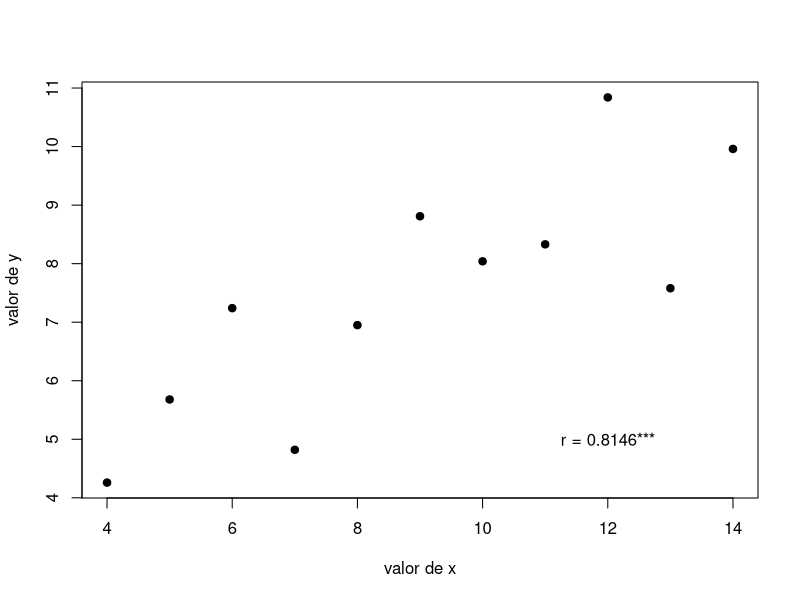

This figure's R source:
# Conjunto de datos para correlacion 
# Leobardo Estrella 
# 26/09/2023

# Crear la base de datos 

x <- c( 10, 8, 13, 9, 11, 14, 6, 4, 12, 7, 5)
y <- c( 8.04, 6.95, 7.58, 8.81, 8.33, 9.96, 7.24, 4.26, 10.84, 4.82, 5.68)

# Crear un data.frame con las variables x and y 

d1 <- data.frame(x,y) ## crear uuna tabla con los datops de x and y 

# Estadisticas descriptivas 

mean(d1$x); var(d1$x) # 
mean(d1$y); var(d1$y)

cor.test (d1$x, d1$y) ##correlacion 

plot(d1$x, d1$y,
     pch = 19, ## como son los puntos 
     xlab = "valor de x", ## titulo de x
     ylab = "valor de y") ## titulo de y 
text(12,5, "r = 0.8146***") ## Agragar corelacion a la grafica 



